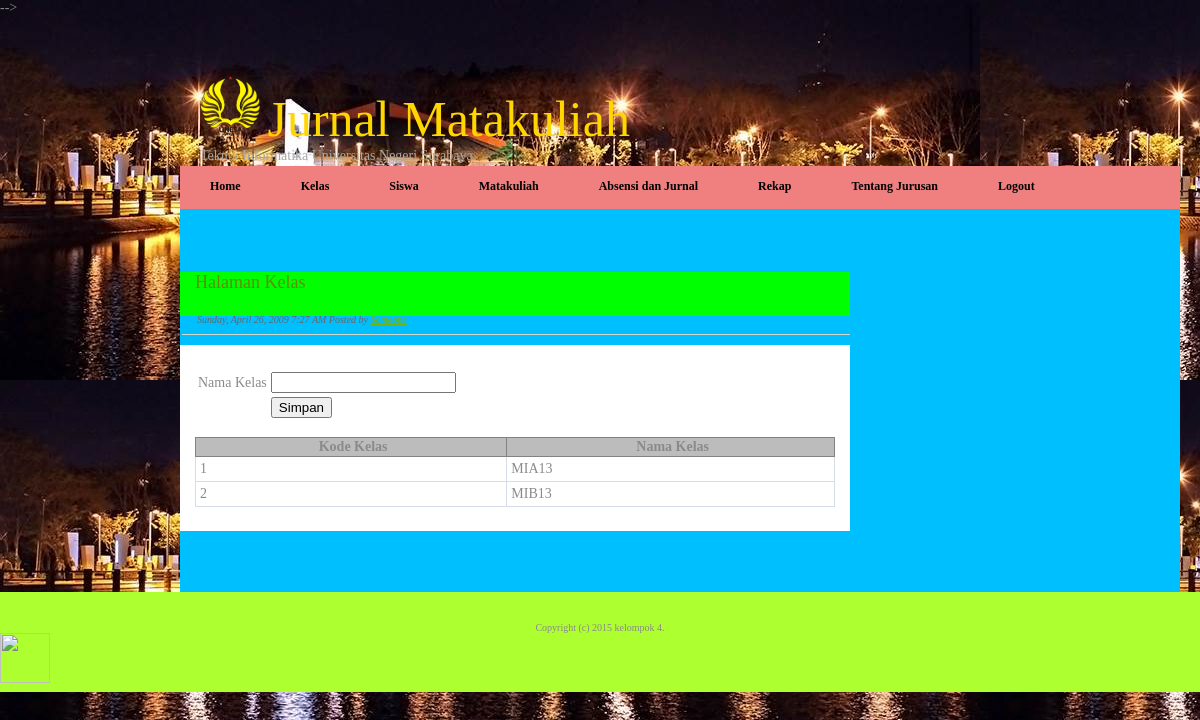
The app's page /admin.php?page=kelas (signed in) with its own data.
### tables this page shows
CREATE TABLE `kelas` (
  `kd_kelas` int(3) NOT NULL auto_increment,
  `nama_kelas` varchar(10) NOT NULL,
  PRIMARY KEY  (`kd_kelas`)
);

### kelas.php (the view, shortened to what this page needs)
<div class="post">
	<h2 class="title"><a href="#">Halaman Kelas</a></h2>
	<p class="meta"><em>Sunday, April 26, 2009 7:27 AM Posted by <a href="#">Someone</a></em></p>
	<div class="entry">
		<p>
		<form action="?page=kelas" method="post">
		<table>
		<tr>
			<td>Nama Kelas</td><td><input type="text" size="20" name="nama_kelas" /></td>
		</tr>
		<tr>
			<td></td><td><input type="submit" value="Simpan" /></td>
		</tr>
		</table>
		</form>
		<?php
		include "conn.php";
		$view=mysql_query("select * from kelas order by nama_kelas asc");
		?>
		<br />
		<table class="datatable">
		<tr><th>Kode Kelas</th><th>Nama Kelas</th></tr>
		<?php
		while($row=mysql_fetch_array($view)){
		?>
		<tr><td><?php echo $c=$c+1;?></td><td><?php echo $row['nama_kelas'];?></td></tr>
		<?php
		}
		?>
		</table>
		</p>
  	</div>
</div>

### style.css (style rules this page uses)
body { margin: 0; padding: 0; background-image:ketintang; font-family: verdana; font-size: 14px; color: #8A8A8A; }
h1, h2, h3 { margin: 0; font-weight: normal; color: #618C04; }
h2 { font-size: 14px; }
p, ul, ol { margin-top: 0; line-height: 240%; text-align: justify; }
a { color: #77B003; }
.post { margin-bottom: 45px; }
.post .title { height: 44px; padding-left: 15px; background: lime; }
.post .title a { text-decoration: none; font-size: 18px; color: #618C04; }
.post .meta { margin-top: -8px; margin-left: 2px; padding: 0px 30px 2px 15px; border-bottom: 1px solid #D4D8CB; font-family: verdana; font-weight: normal; font-size: 10px; color: #66665E; }
.post .entry { margin-bottom: 10px; padding: 10px 15px 10px 15px; background: white; }
.datatable { border: 1px solid #D6DDE6; border-collapse: collapse; width: 100%; }
.datatable td { border: 1px solid #D6DDE6; padding: 4px; }
.datatable th { border: 1px solid #828282; background-color: #BCBCBC; font-weight: bold; text-align: left; padding-left: 4px; padding-right: 0px; text-align:center; }

### records on screen
kelas: nama_kelas "MIA13"
kelas: c "2", nama_kelas "MIB13"
